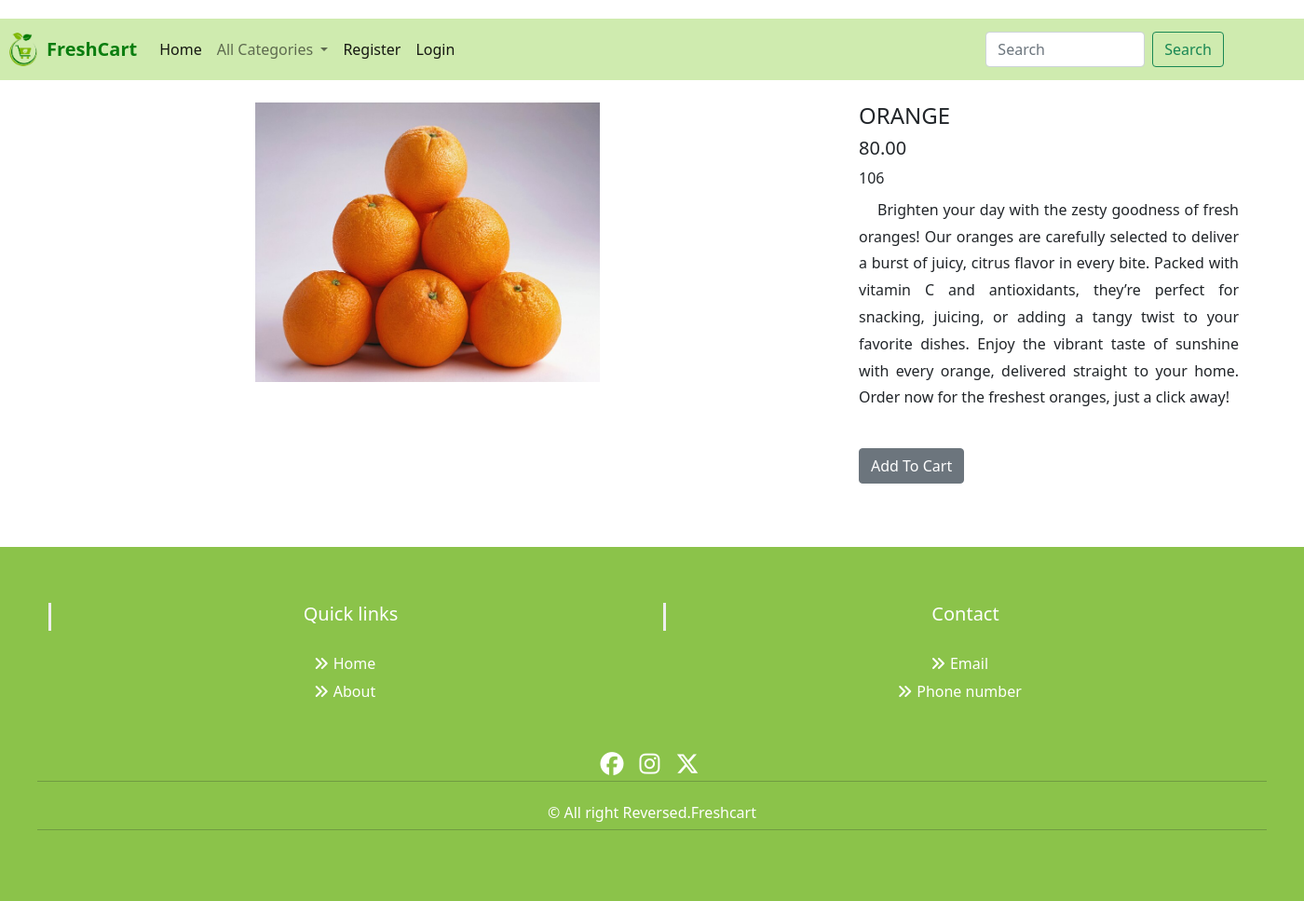
The app's page /detail/ORANGE with its own data.
### shop/models.py (models this page shows, shortened)
class Product(models.Model):
    name = models.CharField(max_length=200)
    desc = models.TextField()
    image = models.ImageField(upload_to='shop/products', blank=True, null=True)
    price= models.DecimalField(max_digits=10,decimal_places=2)
    category=models.ForeignKey(Category,on_delete=models.CASCADE)
    stock=models.IntegerField()
    available=models.BooleanField(default=True)
    created=models.DateTimeField(auto_now_add=True)
    updated=models.DateTimeField(auto_now=True)

### shop/views.py (the view)
# urls.py: path('detail/<p>',views.detail,name="detail"),
def detail(request,p):
    product=Product.objects.get(name=p)
    return render(request,'detail.html',{'p':product})

### shop/context_processors.py (called while the page is built)
def menu_links(request):
    c=Category.objects.all()
    return{'links':c}

### templates/detail.html (shortened to what this page needs)
{% extends 'base.html' %}
{% load static %}
{% block content %}
<div class="container mt-4" style="margin-bottom:60px;margin-left:250px;">
    <div class="container">
    <div class="row">
        <div class="col-12 col-lg-6"><img src="{{p.image.url}}" height="300px" width="370px"></div>
        <div class="col-12 col-lg-4">
            <h4>{{p.name}}</h4>
            <h5 class="mt-2">{{p.price}}</h5>
            {{p.stock}}
            <p class="mt-2" style="text-indent:20px;line-height:1.8;text-align:justify">{{p.desc}}</p>
            {% if user.is_superuser == False %}
            {% if p.stock <= 0%}
            <h4>Out of Stock</h4>
            {% else %}
            <h4><a href="{% url 'cart:addtocart' p.name %}" class="btn btn-secondary mt-4">Add To Cart</a></h4>
            {% endif %}
                {% endif %}
        </div>
    </div>
    </div>
</div>
  {% endblock %}

### static/css/style.css (style rules this page uses)
body, html { width: 100%; margin: 0; padding: 0; }

### records on screen
Product: image (picture), name "ORANGE", price "80.00", stock "106", desc "Brighten your day with the zesty goodness of fresh oranges! Our oranges are carefully selected to deliver a burst of juicy, citrus flavor in every bite. Packed with vitamin C and antioxidants, they’re perfect for snacking, juicing, or adding a tangy twist to your favorite dishes. Enjoy the vibrant taste of sunshine with every orange, delivered straight to your home. Order now for the freshest oranges, just a click away!"
